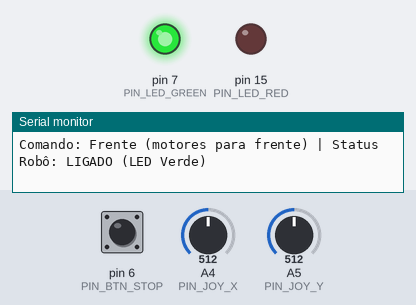
This sketch was run on a simulated Arduino Uno, built with avr-gcc and run on an emulated ATmega328P. Shown: output pins drawn as LEDs (lit = HIGH), the last lines printed to the serial monitor. Inputs (shaded band) come from the test bench; at power-on: pin 6 (PIN_BTN_STOP) HIGH, A5 (PIN_JOY_Y) = 512, A4 (PIN_JOY_X) = 512.

Above: at 1.2 s.
1.3 s: pin 6 (PIN_BTN_STOP) pulled LOW for 0.35 s
At 2.7 s:
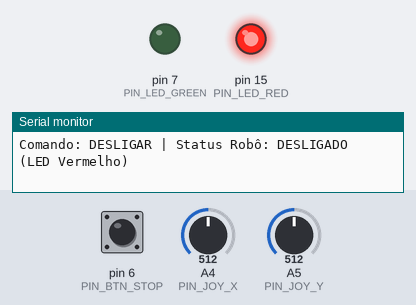
3.1 s: pin 6 (PIN_BTN_STOP) pulled LOW for 1 s
At 4.7 s:
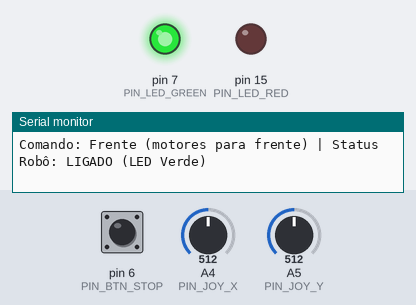
5.6 s: A5 (PIN_JOY_Y) set to 992
7.1 s: A5 (PIN_JOY_Y) set to 1011
9.3 s: A4 (PIN_JOY_X) set to 989
10.8 s: A4 (PIN_JOY_X) set to 1017
Timing chart, 0 to 13.8 s (numbered marks = the images above; inputs shaded):
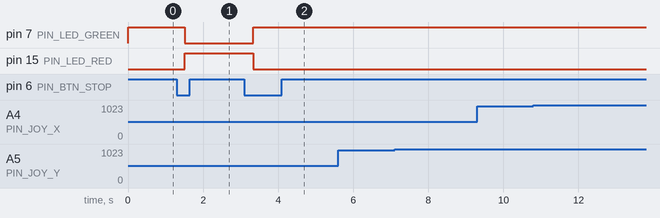

The sketch:

sketch.ino
```cpp
// Mapeamento de Pinos
const int PIN_JOY_X = 4;       // Eixo X (Pino HOR do Joystick)
const int PIN_JOY_Y = 5;       // Eixo Y (Pino VERT do Joystick)
const int PIN_BTN_STOP = 6;    // Botão Liga/Desliga Remoto
const int PIN_LED_GREEN = 7;   // LED Verde (Status: Ligado/Conectado)
const int PIN_LED_RED = 15;    // LED Vermelho (Status: Desligado)

const int LIMITE_SUPERIOR = 3000;
const int LIMITE_INFERIOR = 1000;

// Variáveis de Controle de Estado
bool sistemaLigado = true;
bool btnAnterior = HIGH;

void setup() {
  Serial.begin(115200);

  // Configuração dos Pinos
  pinMode(PIN_BTN_STOP, INPUT_PULLUP);
  pinMode(PIN_LED_GREEN, OUTPUT);
  pinMode(PIN_LED_RED, OUTPUT);

  // Inicialização do Status dos LEDs
  atualizarLEDs();

  Serial.println("==========================================");
  Serial.println("  CONTROLE REMOTO INICIALIZADO (ESP32-S3) ");
  Serial.println("==========================================");
}

void loop() {
  // 1. Verifica constantemente se o botão de desligar/ligar foi pressionado
  verificarBotaoLigaDesliga();

  // 2. Transmissão Contínua de Status/Comandos
  if (sistemaLigado) {
    processarEEnviarJoystick();
  } else {
    Serial.println("Comando: DESLIGAR | Status Robô: DESLIGADO (LED Vermelho)");
  }

  // Define a frequência das mensagens no Monitor Serial (ex: 300ms)
  delay(300);
}

// ---------------------------------------------------------------
// Função: Monitora o Botão de Desligar/Ligar
// ---------------------------------------------------------------
void verificarBotaoLigaDesliga() {
  bool btnAtual = digitalRead(PIN_BTN_STOP);

  // Detecta o clique (transição do botão)
  if (btnAnterior == HIGH && btnAtual == LOW) {
    sistemaLigado = !sistemaLigado;
    atualizarLEDs();

    Serial.println("\n==========================================");
    if (sistemaLigado) {
      Serial.println(">>> Comutação: SISTEMA LIGADO <<<");
      Serial.println("Status: Robô Conectado (LED Verde aceso)");
    } else {
      Serial.println(">>> Comando enviado: DESLIGAR <<<");
      Serial.println("ALERT: Robô parado imediatamente!");
      Serial.println("Status: Robô Desligado (LED Vermelho aceso)");
    }
    Serial.println("==========================================\n");
  }

  btnAnterior = btnAtual;
}

void processarEEnviarJoystick() {
  int xVal = analogRead(PIN_JOY_X); // Leitura HOR
  int yVal = analogRead(PIN_JOY_Y); // Leitura VERT

  String comando = "PARADO";

  // Identificação do Comando pelas Leituras do Joystick
  if (yVal < LIMITE_INFERIOR) {
    comando = "Frente (motores para frente)";
  } else if (yVal > LIMITE_SUPERIOR) {
    comando = "Trás (motores para trás)";
  } else if (xVal > LIMITE_SUPERIOR) {
    comando = "Esquerda (motor direito ativo)";
  } else if (xVal < LIMITE_INFERIOR) {
    comando = "Direita (motor esquerdo ativo)";
  }

  // Imprime CONTINUAMENTE no Monitor Serial
  Serial.print("Comando: ");
  Serial.print(comando);
  Serial.println(" | Status Robô: LIGADO (LED Verde)");
}

void atualizarLEDs() {
  if (sistemaLigado) {
    digitalWrite(PIN_LED_GREEN, HIGH);
    digitalWrite(PIN_LED_RED, LOW);
  } else {
    digitalWrite(PIN_LED_GREEN, LOW);
    digitalWrite(PIN_LED_RED, HIGH);
  }
}
```

Measured:
- after the input at 1.3 s, pin 7 (PIN_LED_GREEN): HIGH → LOW after 0.22 s; pin 15 (PIN_LED_RED): LOW → HIGH after 0.22 s
- after the input at 3.1 s, pin 7 (PIN_LED_GREEN): LOW → HIGH after 0.24 s; pin 15 (PIN_LED_RED): HIGH → LOW after 0.24 s
